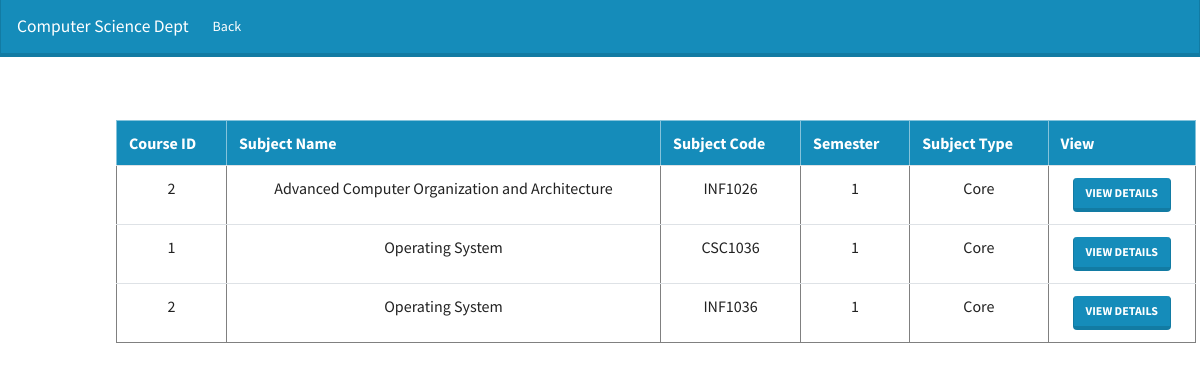
Page /Faculties/courses.php (signed in) on the committed database.
### tables this page shows
CREATE TABLE `subject` (
  `code` varchar(100) NOT NULL,
  `s_name` varchar(100) NOT NULL,
  `s_type` varchar(100) NOT NULL,
  `sem` int(11) NOT NULL,
  `cid` int(11) NOT NULL,
  `fid` int(11) DEFAULT NULL
);

### Faculties/courses.php (the view, shortened to what this page needs)
<?php
$t1 = $_SESSION['femail'];
$conn = mysqli_connect('localhost','root','','Web_Project');
$query="select * from Faculties where femail='$t1'";
$result=mysqli_query($conn,$query);
while($row = mysqli_fetch_array($result))
{
  $t1=$row["fid"];
}
$query = "SELECT * FROM subject where fid='$t1'";
$data = mysqli_query($conn, $query);
$total= mysqli_num_rows($data);
if($total !=0)
{
  ?>
  <html>
  <head>
  <link rel="stylesheet" type="text/css" href="../css/style.css">
  </head>
  <center>
  <body>
    <nav class="navbar navbar-expand-lg navbar-dark bg-primary" style="margin-top: 0px !important;">
  <a class="navbar-brand" href="#">Computer Science Dept</a>
  <div class="collapse navbar-collapse" id="navbarColor01">
    <ul class="navbar-nav mr-auto">
      <li class="nav-item active">
        <a class="nav-link" href="index.php"><span class="iconify" data-icon="ic:baseline-arrow-back-ios-new" data-inline="false"></span>Back
        </a>
      </li>
    </ul>
  </div>
</nav>
<br>
<br>
<br>
<div class="container" style="margin-left: 86px">
<div class="col-12">
 <table border=1  class="table table-hover">
 <tr class="table-primary">
 <th>Course ID</th>
 <th>Subject Name</th>
 <th>Subject Code</th>
 <th>Semester</th>
 <th>Subject Type</th>
  <th>View</th>
 </tr>
  <?php
  while($result = mysqli_fetch_assoc($data))
  {
    echo "<tr id=".$result['cid'].">
 <td align='center'>".$result['cid']."</td>
 <td align='center' data-target='cname'>".$result['s_name']."</td>
 <td align='center' data-target='cshort'>".$result['code']."</td>
 <td align='center' data-target='ctotsem'>".$result['sem']."</td>
 <td align='center' data-target='ctotyear'>".$result['s_type']."</td>
 <td align='center'> <a id='b1' type='button' class='btn btn-primary' data-id=".$result['cid']." data-role='update'> View Details </a></td>
 </tr>";
 }
}
else
{
  echo "no record found";
}
?>
</table>
 </div>
 </div>
</body>
</center>
</html>

### rows in the picture
subject: cid "2", s_name "Advanced Computer Organization and Architecture", code "INF1026", sem "1", s_type "Core"
subject: cid "1", s_name "Operating System", code "CSC1036", sem "1", s_type "Core"
subject: cid "2", s_name "Operating System", code "INF1036", sem "1", s_type "Core"
